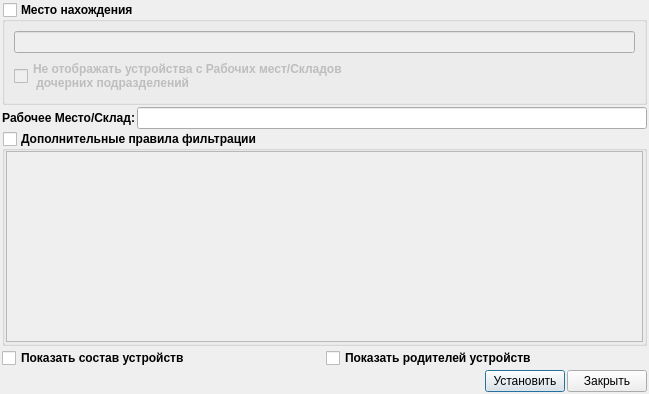
<?xml version="1.0" encoding="UTF-8"?>
<ui version="4.0">
 <class>FilterDevice</class>
 <widget class="QDialog" name="FilterDevice">
  <property name="geometry">
   <rect>
    <x>0</x>
    <y>0</y>
    <width>649</width>
    <height>394</height>
   </rect>
  </property>
  <property name="windowTitle">
   <string>Фильтр Устройств</string>
  </property>
  <property name="windowIcon">
   <iconset resource="../icons.qrc">
    <normaloff>:/16x16/find/ico/find_16x16 (1).png</normaloff>:/16x16/find/ico/find_16x16 (1).png</iconset>
  </property>
  <layout class="QVBoxLayout" name="verticalLayout_6">
   <property name="spacing">
    <number>2</number>
   </property>
   <property name="leftMargin">
    <number>2</number>
   </property>
   <property name="topMargin">
    <number>2</number>
   </property>
   <property name="rightMargin">
    <number>2</number>
   </property>
   <property name="bottomMargin">
    <number>2</number>
   </property>
   <item>
    <widget class="QGroupBox" name="groupBox">
     <property name="font">
      <font>
       <weight>75</weight>
       <bold>true</bold>
      </font>
     </property>
     <property name="title">
      <string>Место нахождения</string>
     </property>
     <property name="checkable">
      <bool>true</bool>
     </property>
     <property name="checked">
      <bool>false</bool>
     </property>
     <layout class="QVBoxLayout" name="verticalLayout">
      <item>
       <widget class="LineEditTwoButton" name="filterDepartment">
        <property name="readOnly">
         <bool>true</bool>
        </property>
       </widget>
      </item>
      <item>
       <widget class="QCheckBox" name="dontShowChild">
        <property name="text">
         <string>Не отображать устройства с Рабочих мест/Складов
 дочерних подразделений</string>
        </property>
       </widget>
      </item>
     </layout>
    </widget>
   </item>
   <item>
    <layout class="QHBoxLayout" name="horizontalLayout_4">
     <item>
      <widget class="QLabel" name="label">
       <property name="font">
        <font>
         <weight>75</weight>
         <bold>true</bold>
        </font>
       </property>
       <property name="text">
        <string>Рабочее Место/Склад:</string>
       </property>
       <property name="alignment">
        <set>Qt::AlignRight|Qt::AlignTrailing|Qt::AlignVCenter</set>
       </property>
       <property name="buddy">
        <cstring>filterWorkPlace</cstring>
       </property>
      </widget>
     </item>
     <item>
      <widget class="LineEditTwoButton" name="filterWorkPlace">
       <property name="font">
        <font>
         <weight>75</weight>
         <bold>true</bold>
        </font>
       </property>
       <property name="readOnly">
        <bool>true</bool>
       </property>
      </widget>
     </item>
    </layout>
   </item>
   <item>
    <widget class="QGroupBox" name="additionalFilteringRules">
     <property name="font">
      <font>
       <weight>75</weight>
       <bold>true</bold>
      </font>
     </property>
     <property name="title">
      <string>Дополнительные правила фильтрации</string>
     </property>
     <property name="checkable">
      <bool>true</bool>
     </property>
     <property name="checked">
      <bool>false</bool>
     </property>
     <layout class="QVBoxLayout" name="verticalLayout_3">
      <property name="spacing">
       <number>2</number>
      </property>
      <property name="leftMargin">
       <number>1</number>
      </property>
      <property name="topMargin">
       <number>0</number>
      </property>
      <property name="rightMargin">
       <number>1</number>
      </property>
      <property name="bottomMargin">
       <number>1</number>
      </property>
      <item>
       <widget class="QScrollArea" name="scrollArea">
        <property name="widgetResizable">
         <bool>true</bool>
        </property>
        <widget class="QWidget" name="scrollAreaWidgetContents">
         <property name="geometry">
          <rect>
           <x>0</x>
           <y>0</y>
           <width>639</width>
           <height>208</height>
          </rect>
         </property>
         <layout class="QVBoxLayout" name="verticalLayout_2">
          <item>
           <layout class="QVBoxLayout" name="rowsFilterVerticalLayout"/>
          </item>
          <item>
           <spacer name="verticalSpacer">
            <property name="orientation">
             <enum>Qt::Vertical</enum>
            </property>
            <property name="sizeHint" stdset="0">
             <size>
              <width>20</width>
              <height>196</height>
             </size>
            </property>
           </spacer>
          </item>
         </layout>
        </widget>
       </widget>
      </item>
     </layout>
    </widget>
   </item>
   <item>
    <layout class="QHBoxLayout" name="horizontalLayout_3">
     <item>
      <widget class="QCheckBox" name="showDeviceComposition">
       <property name="font">
        <font>
         <weight>75</weight>
         <bold>true</bold>
        </font>
       </property>
       <property name="text">
        <string>Показать состав устройств</string>
       </property>
      </widget>
     </item>
     <item>
      <widget class="QCheckBox" name="showDeviceParent">
       <property name="font">
        <font>
         <weight>75</weight>
         <bold>true</bold>
        </font>
       </property>
       <property name="text">
        <string>Показать родителей устройств</string>
       </property>
      </widget>
     </item>
    </layout>
   </item>
   <item>
    <layout class="QHBoxLayout" name="horizontalLayout">
     <item>
      <spacer name="horizontalSpacer">
       <property name="orientation">
        <enum>Qt::Horizontal</enum>
       </property>
       <property name="sizeHint" stdset="0">
        <size>
         <width>40</width>
         <height>20</height>
        </size>
       </property>
      </spacer>
     </item>
     <item>
      <widget class="QPushButton" name="setButton">
       <property name="text">
        <string>Установить</string>
       </property>
       <property name="icon">
        <iconset resource="../icons.qrc">
         <normaloff>:/16x16/apply/ico/apply_16x16.png</normaloff>:/16x16/apply/ico/apply_16x16.png</iconset>
       </property>
      </widget>
     </item>
     <item>
      <widget class="QPushButton" name="closeButton">
       <property name="text">
        <string>Закрыть</string>
       </property>
       <property name="icon">
        <iconset resource="../icons.qrc">
         <normaloff>:/16x16/cancelDel/ico/button_cancel_16x16 (1).png</normaloff>:/16x16/cancelDel/ico/button_cancel_16x16 (1).png</iconset>
       </property>
      </widget>
     </item>
    </layout>
   </item>
  </layout>
 </widget>
 <customwidgets>
  <customwidget>
   <class>LineEditTwoButton</class>
   <extends>QLineEdit</extends>
   <header>plugins/lineedittwobutton/lineedittwobutton.h</header>
  </customwidget>
 </customwidgets>
 <resources>
  <include location="../icons.qrc"/>
 </resources>
 <connections>
  <connection>
   <sender>closeButton</sender>
   <signal>clicked()</signal>
   <receiver>FilterDevice</receiver>
   <slot>reject()</slot>
   <hints>
    <hint type="sourcelabel">
     <x>612</x>
     <y>348</y>
    </hint>
    <hint type="destinationlabel">
     <x>424</x>
     <y>342</y>
    </hint>
   </hints>
  </connection>
 </connections>
</ui>
